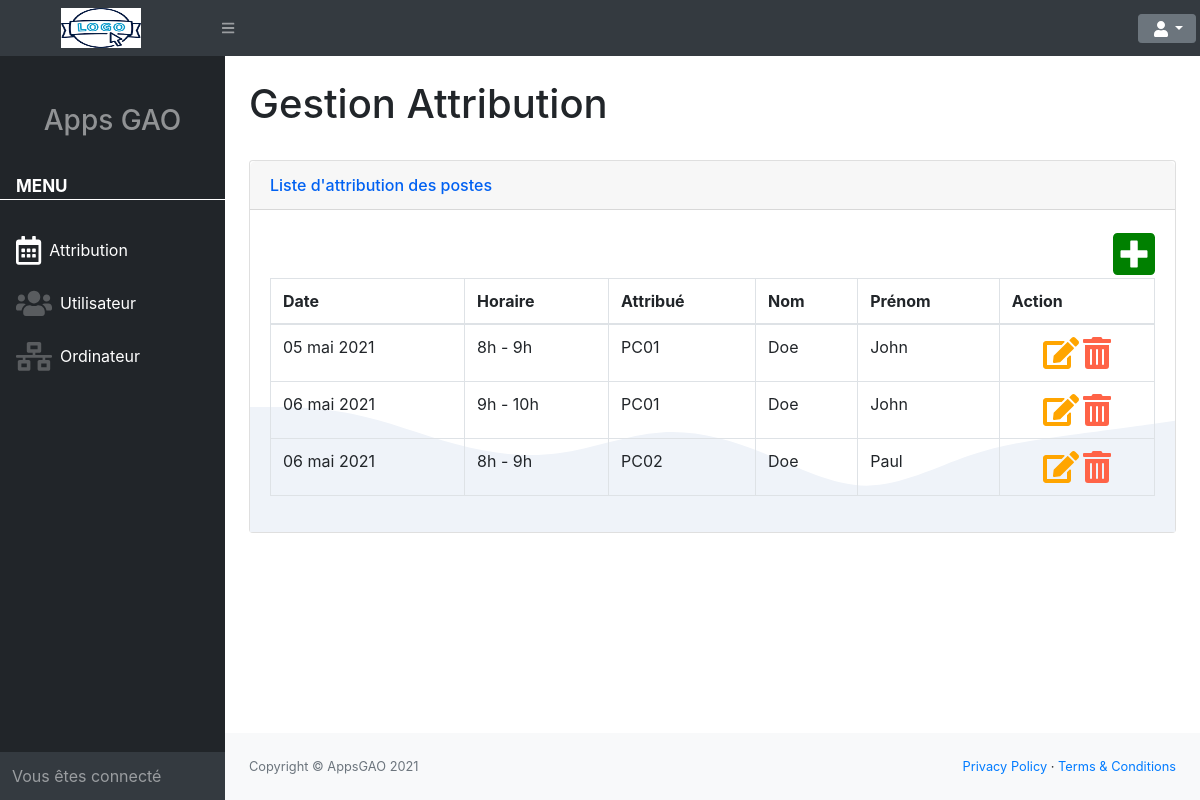
Page /index.php?act=db (signed in) on the committed database.
### tables this page shows
CREATE TABLE attribuer(
   numPoste INT(11) NOT NULL,
   numUtil INT(11) NOT NULL,
   numCreneau INT(11) NOT NULL,
   dateJour DATE NOT NULL
);

CREATE TABLE creneau_hor(
   numCreneau INT(11) NOT NULL ,
   creneauDebut TIME NOT NULL,
   creneauFin TIME NOT NULL,
   libelle VARCHAR(100) NOT NULL
);

CREATE TABLE post_info(
   numPoste INT(11) NOT NULL,
   nomPc VARCHAR(50) NOT NULL,
   etatPc VARCHAR(50) NOT NULL,
   date_crea DATETIME NOT NULL,
   version TINYINT(1) NOT NULL
);

CREATE TABLE utilisateur(
   numUtil INT(11) NOT NULL,
   nomUtil VARCHAR(100) NOT NULL,
   prenomUtil VARCHAR(100) NOT NULL,
   adresse VARCHAR(255) NOT NULL,
   codeP INT NOT NULL,
   ville VARCHAR(100) NOT NULL,
   date_crea DATETIME NOT NULL,
   email VARCHAR(100) NOT NULL,
   passW VARCHAR(255) NOT NULL,
   supprimer TINYINT(1) NOT NULL,
   version TINYINT(1) NOT NULL
);

### views/vDashboard.php (called while the page is built)
<?php
    include 'structureHTML/hautHTML.php';
    include 'structureHTML/navbarHTML.php';
    include 'structureHTML/sideNavHTML.php';
    include 'vueDashboard/bodyDB.php';
    include 'structureHTML/footerHTML.php';
    include 'structureHTML/basHTML.php';

### index.php (called while the page is built, shortened)
<?php
    $view = "";
    $pAction = isset($_GET['act'])? $_GET['act'] : null;
    if(!isset($_GET['act'])){
        header("location:./index.php?act=acc");
    }else{
        switch ($pAction){
            case "db" :
                include './controlers/cDashboard.php';
            break;
        }
    }
    include './views/'.$view.'.php';
?>

### models/managerCrudAttrib.php (called while the page is built, shortened)
<?php
    function readAttr(){
        global $pdo;
        $sql = ' SELECT a.dateJour, u.nomUtil, u.prenomUtil, p.nomPc ,c.libelle
                    FROM attribuer as a
                    INNER JOIN utilisateur as u
                    ON a.numUtil = u.numUtil
                    INNER JOIN post_info as p
                    ON a.numPoste = p.numPoste
                    INNER JOIN creneau_hor as c
                    ON a.numCreneau = c.numCreneau';
        $requetes = $pdo->prepare($sql);
        $requetes->execute();
        $data =  $requetes->fetchAll(PDO::FETCH_ASSOC);
        return $data;
    }

### controlers/cDashboard.php (called while the page is built, shortened)
<?php
    include 'models/managerCrudAttrib.php';
    if(!empty($pAction) && $pAction == "db"){
        $tabAttr = readAttr();
    }

### views/vueDashboard/bodyDB.php (the view)
<div id="layoutSidenav_content">
    <main>
        <div class="container-fluid">
            <h1 class="mt-4">Gestion Attribution</h1>
            <br>
            <div class="card card-waves ">
                <div class="card-header">
                    Liste d'attribution des postes
                </div>
                <div class="card-body">
                    <div class="float-right font-weight-bold " >
                        <a href="#" type="button">
                            <i class="fas fa-plus-square fa-3x " style="color:green"> </i>
                        </a>
                    </div>
                    <div class="table-responsive">
                        <table class="table table-bordered" id="dataTable" width="100%" cellspacing="0">
                            <thead>
                                <tr>
                                    <th>Date</th>
                                    <th>Horaire</th>
                                    <th>Attribué</th>
                                    <th>Nom</th>
                                    <th>Prénom</th>
                                    <th>Action</th>
                                </tr>
                            </thead>
                            <tbody>
                                <?php $tabAttr;
                                $datefmt = new IntlDateFormatter('fr_FR', NULL, NULL, NULL, NULL, 'dd MMMM yyyy');
                                foreach($tabAttr as $values){
                                    $date = date_create($values['dateJour']);
                                    echo' <tr>
                                            <td>'.$datefmt->format($date).'</td>
                                            <td>'.$values['libelle'].'</td>
                                            <td>'.$values['nomPc'].'</td>
                                            <td>'.$values['nomUtil'].'</td>
                                            <td>'.$values['prenomUtil'].'</td>
                                            <td class="text-center"><a href="#"><i class="fas fa-edit fa-2x" style="color:orange"></i></a> <a href="#" class=""><i class="fas fa-trash-alt fa-2x" style="color:Tomato"></i></a></td>
                                        </tr>';
                                }
                                ?>
                            </tbody>
                        </table>
                    </div>
                </div>
            </div>
        </div>
    </main>

### views/structureHTML/hautHTML.php (shortened to what this page needs)
<html lang="fr">
    <head>
        <link href="./customer/css/globalTemplate.css" rel="stylesheet" />
        <link href="./customer/css/style.css" rel="stylesheet" />
        <link href="https://cdn.datatables.net/1.10.20/css/dataTables.bootstrap4.min.css" rel="stylesheet" />
    </head>

### views/structureHTML/navbarHTML.php (shortened to what this page needs)
<body class="sb-nav-fixed">
        <nav class="row sb-topnav navbar navbar-expand navbar-dark bg-dark">
            <a class="navbar-brand text-center" href="./"><img src="./assets/logo/logo.png" alt="logo" width="80px" height="40px"></a>
            <button class="btn btn-link btn-sm order-1 order-lg-0" id="sidebarToggle" href="#!"><i class="fas fa-bars"></i></button>
            <div class="navbar-nav ml-auto dropdown">
                <button class="btn btn-secondary dropdown-toggle" id="dropdownMenuButton" type="button" data-toggle="dropdown" aria-haspopup="true" aria-expanded="false"><i class="fas fa-user fa-fw"></i></button>
            </div>
        </nav>

### views/structureHTML/sideNavHTML.php
<div id="layoutSidenav">
            <div id="layoutSidenav_nav">
                <nav class="sb-sidenav accordion sb-sidenav-dark" id="sidenavAccordion">
                    <div class=" text-center mt-5 "><h3>Apps GAO</h3></div>
                    <div class="sb-sidenav-menu">
                        <div class="nav">
                            <div class="sb-sidenav-menu-heading text-white pb-0">Menu</div>
                            <br>
                            <a id="Attribution" class="nav-link text-white" href="./index.php?act=db" >
                                <div class="sb-nav-link-icon"><i class="far fa-calendar-alt fa-2x"></i></div>
                                Attribution
                            </a>
                            <a id="utilisateur" class="nav-link text-white" href="./index.php?act=utl">
                                <div class="sb-nav-link-icon"><i class="fas fa-users fa-2x"></i></div>
                                Utilisateur
                            </a>
                            <a id="ordinateur" class="nav-link text-white" href="./index.php?act=odt" >
                                <div class="sb-nav-link-icon"><i class="fas fa-network-wired fa-2x"></i></div>
                                Ordinateur
                            </a>
                        </div>
                    </div>
                    <div class="sb-sidenav-footer">
                        <div class="medium"> Vous êtes connecté</div>
                    </div>
                </nav>
            </div>

### views/structureHTML/footerHTML.php
        <footer class="py-4 bg-light mt-auto">
            <div class="container-fluid">
                <div class="d-flex align-items-center justify-content-between small">
                    <div class="text-muted">Copyright &copy; AppsGAO 2021</div>
                    <div>
                        <a href="#">Privacy Policy</a>
                        &middot;
                        <a href="#">Terms &amp; Conditions</a>
                    </div>
                </div>
            </div>
        </footer>
    </div>
</div>

### views/structureHTML/basHTML.php (shortened to what this page needs)
    </body>
</html>

### customer/css/style.css (style rules this page uses)
#dropdownMenuButton { border-bottom: black 0px solid; }
.sb-sidenav-menu-heading { font-size: 17px !important; border-bottom: white 1px solid; }
.card:not([class*=bg-]) .card-header { color: #0061f2; }
.card .card-header { font-weight: 500; }
.card-header:first-child { border-radius: 0.35rem 0.35rem 0 0; }
.card-waves .card-body { background-image: url(../../assets/media/bg-waves.svg); }
.card-waves .card-body, .card-angles .card-body { background-size: 100% auto; background-repeat: no-repeat; background-position: center bottom; }

### rows in the picture
attribuer: dateJour "05 mai 2021", numCreneau.libelle "8h - 9h", numPoste.nomPc "PC01", numUtil.nomUtil "Doe", numUtil.prenomUtil "John"
attribuer: dateJour "06 mai 2021", numCreneau.libelle "9h - 10h", numPoste.nomPc "PC01", numUtil.nomUtil "Doe", numUtil.prenomUtil "John"
attribuer: dateJour "06 mai 2021", numCreneau.libelle "8h - 9h", numPoste.nomPc "PC02", numUtil.nomUtil "Doe", numUtil.prenomUtil "Paul"
